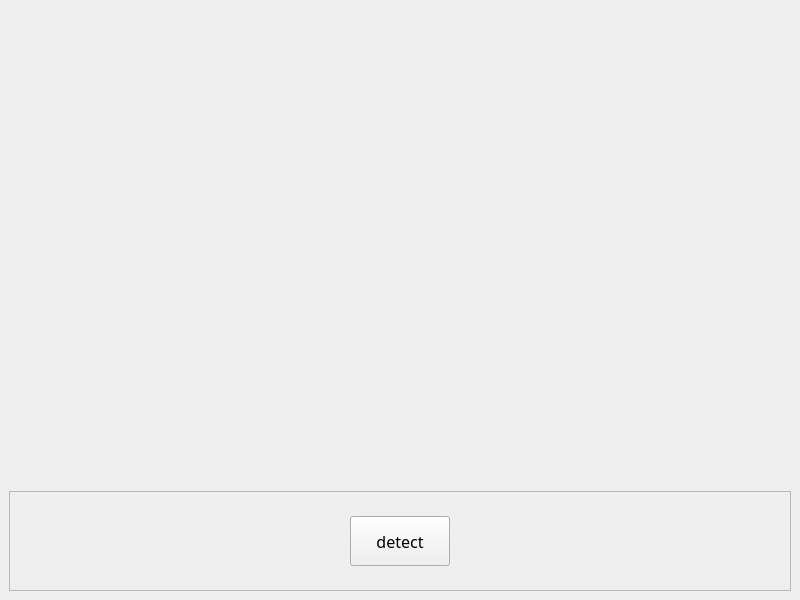
<?xml version="1.0" encoding="UTF-8"?>
<ui version="4.0">
 <class>MainWindow</class>
 <widget class="QMainWindow" name="MainWindow">
  <property name="geometry">
   <rect>
    <x>0</x>
    <y>0</y>
    <width>800</width>
    <height>600</height>
   </rect>
  </property>
  <property name="windowTitle">
   <string>Webcam Viewer</string>
  </property>
  <widget class="QWidget" name="centralwidget">
   <layout class="QVBoxLayout" name="verticalLayout">
    <item>
     <widget class="QLabel" name="webcam">
      <property name="text">
       <string/>
      </property>
      <property name="scaledContents">
       <bool>false</bool>
      </property>
      <property name="alignment">
       <set>Qt::AlignCenter</set>
      </property>
     </widget>
    </item>
    <item>
     <widget class="QFrame" name="frame">
      <property name="maximumSize">
       <size>
        <width>16777215</width>
        <height>100</height>
       </size>
      </property>
      <property name="frameShape">
       <enum>QFrame::StyledPanel</enum>
      </property>
      <property name="frameShadow">
       <enum>QFrame::Raised</enum>
      </property>
      <layout class="QHBoxLayout" name="horizontalLayout">
       <item>
        <spacer name="horizontalSpacer">
         <property name="orientation">
          <enum>Qt::Horizontal</enum>
         </property>
         <property name="sizeHint" stdset="0">
          <size>
           <width>40</width>
           <height>20</height>
          </size>
         </property>
        </spacer>
       </item>
       <item>
        <widget class="QPushButton" name="button">
         <property name="minimumSize">
          <size>
           <width>100</width>
           <height>50</height>
          </size>
         </property>
         <property name="maximumSize">
          <size>
           <width>16777215</width>
           <height>50</height>
          </size>
         </property>
         <property name="font">
          <font>
           <family>iA Writer Duo S</family>
           <pointsize>12</pointsize>
          </font>
         </property>
         <property name="text">
          <string>detect</string>
         </property>
        </widget>
       </item>
       <item>
        <spacer name="horizontalSpacer_2">
         <property name="orientation">
          <enum>Qt::Horizontal</enum>
         </property>
         <property name="sizeHint" stdset="0">
          <size>
           <width>40</width>
           <height>20</height>
          </size>
         </property>
        </spacer>
       </item>
      </layout>
     </widget>
    </item>
   </layout>
  </widget>
 </widget>
 <resources/>
 <connections/>
</ui>
